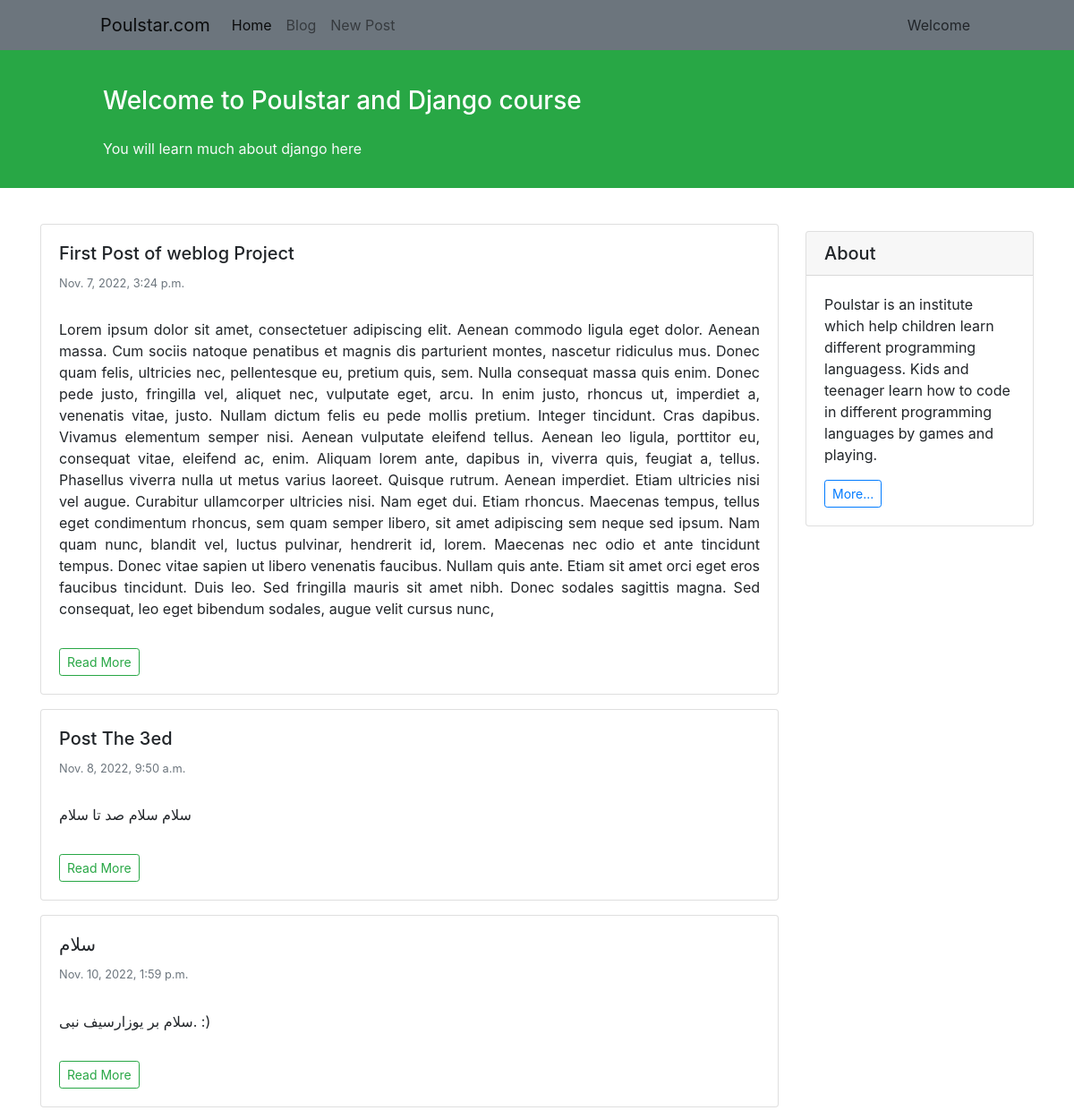
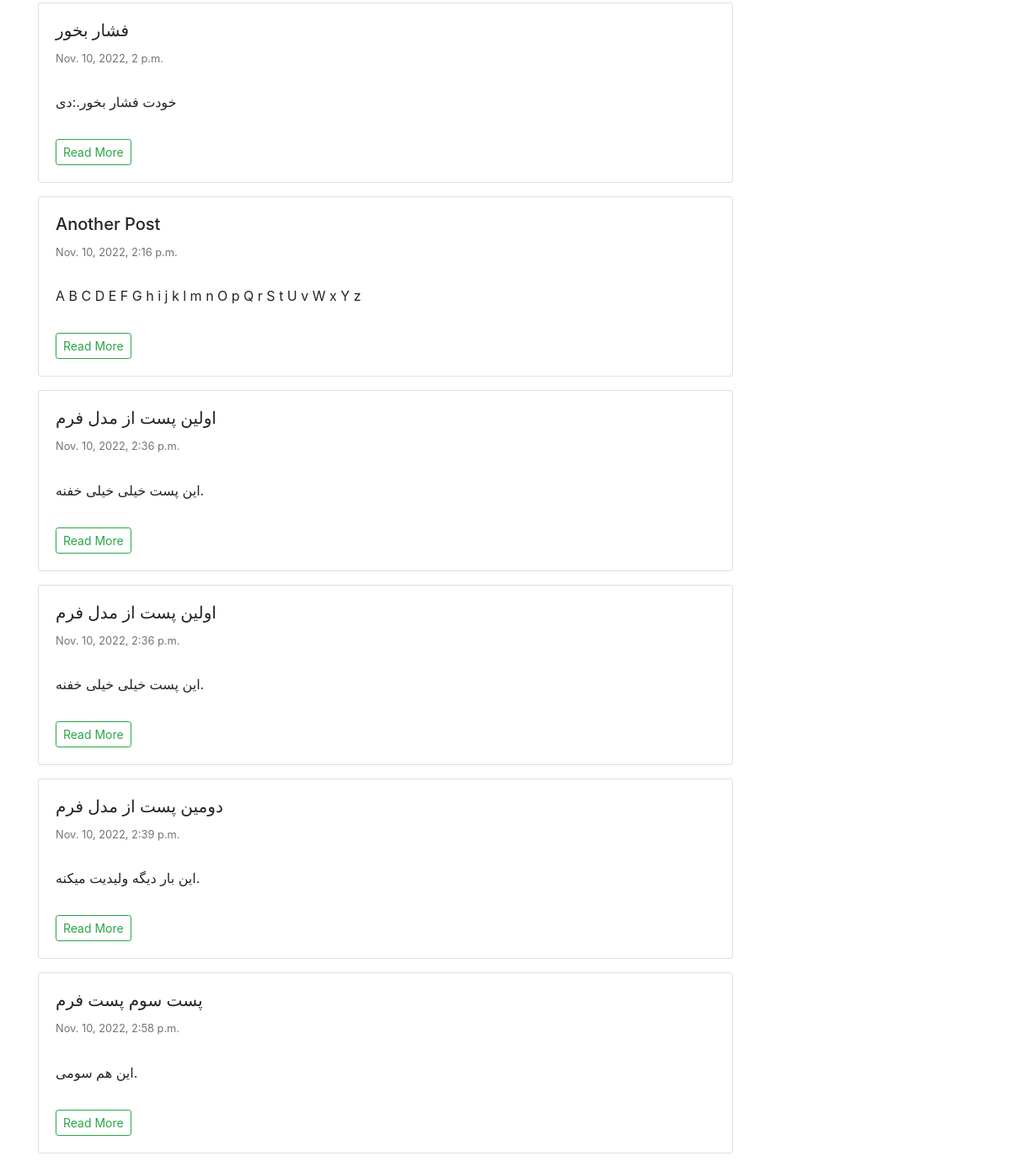
Screenshot of /blog/ with the database file from the repository (2 pictures, top to bottom).
### blog/models.py (models this page shows, shortened)
class Post(models.Model):
    STATUS_CHOICES = (
        ('pub', 'published'),
        ('drf', 'draft'),
    )
    title = models.CharField(max_length=100)
    text = models.TextField()
    author = models.ForeignKey(to='auth.User', on_delete=models.CASCADE)
    datetime_created = models.DateTimeField(auto_now_add=True)
    datetime_modified = models.DateTimeField(auto_now=True)
    status = models.CharField(choices=STATUS_CHOICES, max_length=3)

### blog/views.py (the view)
# urls.py: path('', views.post_list_view, name='posts_list'),
def post_list_view(request):
    posts = Post.objects.filter(status='pub')
    context = { 'posts': posts }
    return render(request, 'blog/posts_list.html', context)

### blog/templates/blog/posts_list.html (shortened to what this page needs)
{% extends '_base.html' %}
{% block content %}
<div class="container mt-4">
    <div class="row">
        <div class="col-9">
            {% for post in posts %}
            <div class="card shadow-sm my-3">
                <div class="card-body">
                    <h5 class="card-title"> {{ post.title }} </h5>
                    <h6 class="card-subtitle mb-2 text-muted small py-2"> {{ post.datetime_created }} </h6>
                    <p class="card-text py-3" style="text-align: justify;">
                    {{ post.text }}
                    </p>
                    <a href = "{% url 'post_detail' post.id %}" class="btn btn-sm btn-outline-success">Read More</a>
                </div>
            </div>
            {% endfor %}
        </div>
        <div class="col-3">
            <div class="card my-4">
                <h5 class="card-header">About</h5>
                <div class="card-body">
                    <p class="card-text";>Poulstar is an institute which help children learn
                        different programming languagess. Kids and teenager learn how to
                        code in different programming languages by games and playing.
                    </p>
                    <a href="#"
                        class="btn btn-sm btn-outline-primary">
                        More...
                    </a>
                </div>
            </div>
        </div>
    </div>
</div>
{% endblock content %}

### templates/_base.html (shortened to what this page needs)
<!doctype html>
<html lang="en">
<head>
    <link rel="stylesheet" href="https://cdn.jsdelivr.net/npm/bootstrap@4.0.0/dist/css/bootstrap.min.css">
</head>
<body>
<nav class="navbar navbar-expand-lg navbar-light bg-secondary">
    <div class="container-fluid mx-5 px-5">
        <a class="navbar-brand" href="https://www.poulstar.com" target="_blank">Poulstar.com</a>
        <div class="collapse navbar-collapse" id="navbarNavAltMarkup">
            <div class="navbar-nav">
                <a class="nav-link active" aria-current="page" href="{% url 'posts_list' %}">Home</a>
                <a class="nav-link" href="{% url 'posts_list' %}">Blog</a>
                <a class="nav-link" href="{% url 'create' %}">New Post</a>
            </div>
        </div>
        <div class="mx-1">Welcome</div>
    </div>
</nav>
<div class="container-fluid bg-success">
    <div class="row py-3">
        <div class="col-md-8 col-md-10 mx-auto">
            <h3 class="my-4 mt-3 text-white">Welcome to Poulstar and Django course</h3>
            <p class="text-light">You will learn much about django here</p>
        </div>
    </div>
</div>
{% block content %}
{% endblock content %}
</body>
</html>

### rows the page displays
Post: title "First Post of weblog Project", datetime_created "Nov. 7, 2022, 3:24 p.m.", text "Lorem ipsum dolor sit amet, consectetuer adipiscing elit. Aenean commodo ligula eget dolor. Aenean massa. Cum sociis natoque penatibus et magnis dis parturient montes, nascetur ridiculus mus. Donec quam felis, ultricies nec, pellentesque eu, pretium quis, sem. Nulla consequat massa quis enim. Donec pede justo, fringilla vel, aliquet nec, vulputate eget, arcu. In enim justo, rhoncus ut, imperdiet a, venenatis vitae, justo. Nullam dictum felis eu pede mollis pretium. Integer tincidunt. Cras dapibus. Vivamus elementum semper nisi. Aenean vulputate eleifend tellus. Aenean leo ligula, porttitor eu, consequat vitae, eleifend ac, enim. Aliquam lorem ante, dapibus in, viverra quis, feugiat a,…"
Post: title "Post The 3ed", datetime_created "Nov. 8, 2022, 9:50 a.m.", text "سلام سلام صد تا سلام"
Post: title "سلام", datetime_created "Nov. 10, 2022, 1:59 p.m.", text "سلام بر یوزارسیف نبی. :)"
Post: title "فشار بخور", datetime_created "Nov. 10, 2022, 2 p.m.", text "خودت فشار بخور.:دی"
Post: title "Another Post", datetime_created "Nov. 10, 2022, 2:16 p.m.", text "A B C D E F G h i j k l m n O p Q r S t U v W x Y z"
Post: title "اولین پست از مدل فرم", datetime_created "Nov. 10, 2022, 2:36 p.m.", text "این پست خیلی خیلی خفنه."
Post: title "اولین پست از مدل فرم", datetime_created "Nov. 10, 2022, 2:36 p.m.", text "این پست خیلی خیلی خفنه."
Post: title "دومین پست از مدل فرم", datetime_created "Nov. 10, 2022, 2:39 p.m.", text "این بار دیگه ولیدیت میکنه."
Post: title "پست سوم پست فرم", datetime_created "Nov. 10, 2022, 2:58 p.m.", text "این هم سومی."
